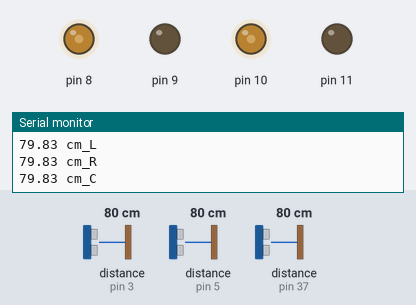
The sketch below on a simulated Arduino Mega 2560, built with avr-gcc and run on an emulated ATmega2560. On the bench: output pins drawn as LEDs (lit = HIGH), the last lines printed to the serial monitor. Wiring (inferred from the names in the program): 3 × ultrasonic range finder: trigger pin 2, echo pin 3 / trigger pin 4, echo pin 5 / trigger pin 36, echo pin 37. The test bench sets the inputs (shaded band); at power-on: distance to the obstacle (sensors on pin 37, pin 3, pin 5) 80 cm. The echo pulse lasts 58.3 µs per cm; pins used as bus, display or sensor lines are not drawn.

Above: at 1.2 s.
1.3 s: distance to the obstacle (sensor on pin 37) set to 22 cm
2.8 s: distance to the obstacle (sensor on pin 37) set to 18 cm
At 3.5 s:
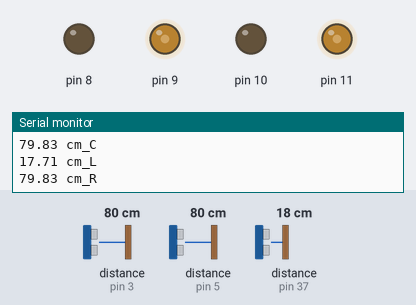
Timing chart, 0 to 5.8 s (numbered marks = the images above; inputs shaded):
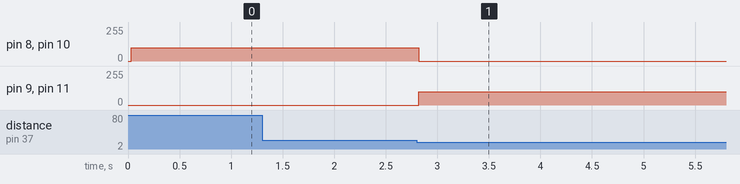

Measured:
- the behaviour switches between 21 and 20 cm on distance to the obstacle (sensor on pin 37) (found by bisection; images 0 and 1)
- after the input at 2.8 s, pin 8, pin 10: 100/255 → 0/255 at once; pin 9, pin 11: 0/255 → 100/255 at once

The sketch:

Sonic_ver1.ino
```cpp
#define trig_R 2
#define echo_R 3

#define trig_C 4
#define echo_C 5

#define trig_L 36
#define echo_L 37

void setup() {
  // put your setup code here, to run once:
  pinMode(trig_R, OUTPUT);
  pinMode(echo_R, INPUT);

  pinMode(trig_C, OUTPUT);
  pinMode(echo_C, INPUT);

  pinMode(trig_L, OUTPUT);
  pinMode(echo_L, INPUT);

  Serial.begin(115200);

}
int count = 0;
void loop() {
  float duration_R, distance_R;
  float duration_C, distance_C;
  float duration_L, distance_L;
  int i,j,k;

  /*digitalWrite(trig_R, HIGH);
  delayMicroseconds(1000);
  digitalWrite(trig_R, LOW);
  duration_R = pulseIn(echo_R, HIGH);*/
  distance_C = sonic(trig_C,echo_C);
  distance_R = sonic(trig_R,echo_R);
  distance_L = sonic(trig_L,echo_L);

  Serial.print(distance_R);
  Serial.println(" cm_R");


  digitalWrite(trig_C, HIGH);
  delayMicroseconds(1000);
  digitalWrite(trig_C, LOW);
  duration_C = pulseIn(echo_C, HIGH);
  distance_C = duration_C/2/29.1;

  Serial.print(distance_C);
  Serial.println(" cm_C");

  digitalWrite(trig_L, HIGH);
  delayMicroseconds(1000);
  digitalWrite(trig_L, LOW);
  duration_L = pulseIn(echo_L, HIGH);
  distance_L = duration_L/2/29.1;

  Serial.print(distance_L);
  Serial.println(" cm_L");

  //delay(1000);

  if((distance_R < 20) || (distance_C < 20) || (distance_L < 20)){
    backward();
      if(distance_C <20) count = count + 1 ;
      if(count == 300){
        for(i=0;i<200;i++){
          for(j=0;j<200;j++){
            for(k=0;k<1;k++){
              analogWrite(8, 100);
              analogWrite(9, 0);
              analogWrite(10, 100);
              analogWrite(11, 0);
              }
            }
          }
        count = 0;
        }
    }

  else{
    forward();
    }

}

void forward()
{
  analogWrite(8, 100);
  analogWrite(9, 0);
  analogWrite(10, 100);
  analogWrite(11, 0);
}

void backward()
{
  analogWrite(8, 0);
  analogWrite(9, 100);
  analogWrite(10, 0);
  analogWrite(11, 100);
}

float sonic(int trig,int echo)
{
  float duration;
  digitalWrite(trig, HIGH);
  delayMicroseconds(1000);
  digitalWrite(trig, LOW);
  duration = pulseIn(echo, HIGH);
  return duration/2/29.1;
}
```
